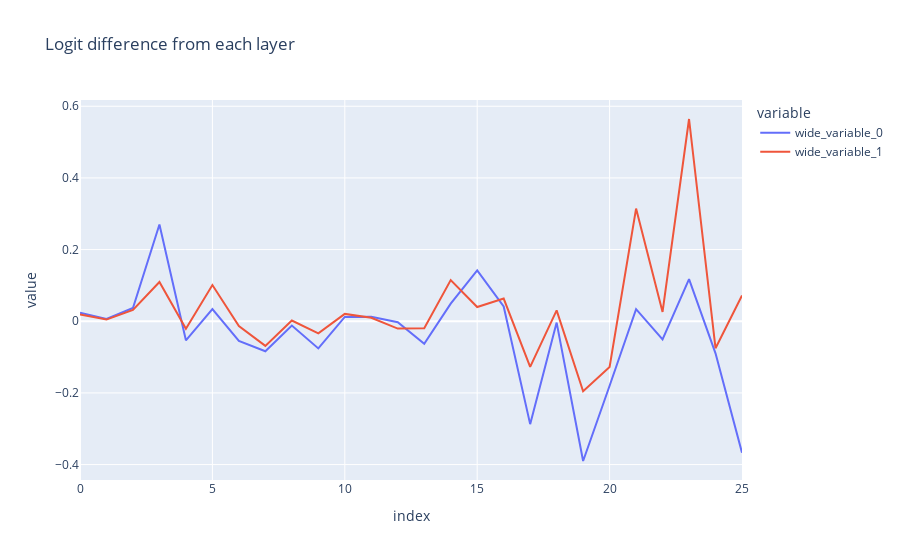

Write notebook code for a chart like this one.
### Code cell
per_layer_residual_gpt2, labels = gpt2_cache.decompose_resid(layer = -1, pos_slice = -1, return_labels = True)
per_layer_logit_diffs_base = residual_stack_to_logit_diff(per_layer_residual_gpt2, base_cache)

per_layer_residual_base, labels = base_cache.decompose_resid(layer = -1, pos_slice = -1, return_labels = True)
per_layer_logit_diffs_base = residual_stack_to_logit_diff(per_layer_residual_base, base_cache)

per_layer_residual_rlhf, labels = rlhf_cache.decompose_resid(layer = -1, pos_slice = -1, return_labels = True)
per_layer_logit_diffs_rlhf = residual_stack_to_logit_diff(per_layer_residual_rlhf, rlhf_cache)

px.line(y = [utils.to_numpy(per_layer_logit_diffs_base), 
             utils.to_numpy(per_layer_logit_diffs_rlhf)],
        hover_name = labels,
        title = "Logit difference from each layer").show()

### Figure 1 — Plotly figure (JSON) as saved in the notebook; plotly's stock layout.template omitted (floating-point values rounded to 4 significant figures)
{"data": [{"hovertemplate": "<b>%{hovertext}</b><br><br>variable=wide_variable_0<br>index=%{x}<br>value=%{y}<extra></extra>", "hovertext": ["embed", "pos_embed", "0_attn_out", "0_mlp_out", "1_attn_out", "1_mlp_out", "2_attn_out", "2_mlp_out", "3_attn_out", "3_mlp_out", "4_attn_out", "4_mlp_out", "5_attn_out", "5_mlp_out", "6_attn_out", "6_mlp_out", "7_attn_out", "7_mlp_out", "8_attn_out", "8_mlp_out", "9_attn_out", "9_mlp_out", "10_attn_out", "10_mlp_out", "11_attn_out", "11_mlp_out"], "legendgroup": "wide_variable_0", "line": {"color": "#636efa", "dash": "solid"}, "marker": {"symbol": "circle"}, "mode": "lines", "name": "wide_variable_0", "orientation": "v", "showlegend": true, "type": "scatter", "x": [0, 1, 2, 3, 4, 5, 6, 7, 8, 9, 10, 11, 12, 13, 14, 15, 16, 17, 18, 19, 20, 21, 22, 23, 24, 25], "xaxis": "x", "y": [0.02404, 0.006294, 0.03701, 0.27, -0.05318, 0.03415, -0.0551, -0.08367, -0.01185, -0.07581, 0.01193, 0.01248, -0.002643, -0.06311, 0.04905, 0.1421, 0.04137, -0.2871, -0.003735, -0.39, -0.18, 0.03386, -0.05087, 0.1177, -0.08951, -0.3667], "yaxis": "y"}, {"hovertemplate": "<b>%{hovertext}</b><br><br>variable=wide_variable_1<br>index=%{x}<br>value=%{y}<extra></extra>", "hovertext": ["embed", "pos_embed", "0_attn_out", "0_mlp_out", "1_attn_out", "1_mlp_out", "2_attn_out", "2_mlp_out", "3_attn_out", "3_mlp_out", "4_attn_out", "4_mlp_out", "5_attn_out", "5_mlp_out", "6_attn_out", "6_mlp_out", "7_attn_out", "7_mlp_out", "8_attn_out", "8_mlp_out", "9_attn_out", "9_mlp_out", "10_attn_out", "10_mlp_out", "11_attn_out", "11_mlp_out"], "legendgroup": "wide_variable_1", "line": {"color": "#EF553B", "dash": "solid"}, "marker": {"symbol": "circle"}, "mode": "lines", "name": "wide_variable_1", "orientation": "v", "showlegend": true, "type": "scatter", "x": [0, 1, 2, 3, 4, 5, 6, 7, 8, 9, 10, 11, 12, 13, 14, 15, 16, 17, 18, 19, 20, 21, 22, 23, 24, 25], "xaxis": "x", "y": [0.01887, 0.00468, 0.03182, 0.1097, -0.02115, 0.101, -0.01362, -0.06865, 0.002128, -0.03391, 0.02051, 0.009528, -0.02046, -0.0196, 0.1148, 0.03981, 0.06337, -0.1272, 0.03042, -0.1953, -0.1275, 0.3144, 0.02595, 0.5644, -0.07519, 0.07175], "yaxis": "y"}], "layout": {"legend": {"title": {"text": "variable"}, "tracegroupgap": 0}, "title": {"text": "Logit difference from each layer"}, "xaxis": {"anchor": "y", "domain": [0, 1], "title": {"text": "index"}}, "yaxis": {"anchor": "x", "domain": [0, 1], "title": {"text": "value"}}}}
